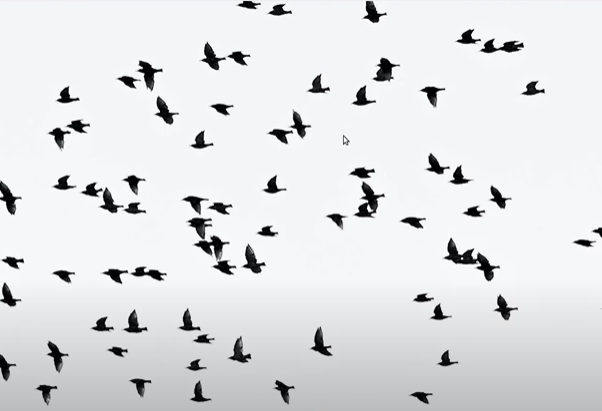
#> input picture birds.png, 602 x 411 px
$ python 8-contour.py
#> lines starting #> are read from the running program, lines starting #| are printed output that depends on the picture; after the words box and inside, x2 and y2 are one past the last pixel; in counts of white or black regions, pixels touching at a corner belong together
import os
import cv2
import numpy as np

image_path = os.path.join('.', 'birds.png')

image = cv2.imread(image_path)
#> image is the input picture: shape (411, 602, 3); mean B, G, R 226.5, 224.6, 222.8
image = cv2.cvtColor(image, cv2.COLOR_BGR2GRAY)
#> image: shape (411, 602)

ret, thresh = cv2.threshold(image, 127, 255, cv2.THRESH_BINARY_INV)
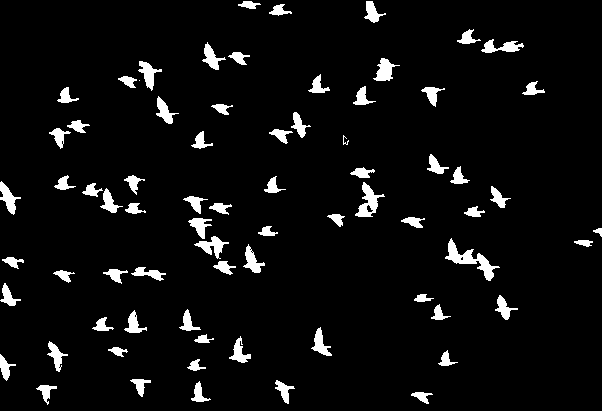
#> thresh: shape (411, 602); 5.3% white; 73 white regions (1 under 20 px)

contours, hierarchy = cv2.findContours(thresh, cv2.RETR_TREE, cv2.CHAIN_APPROX_SIMPLE)
#> contours = 81 contours, 9 with area under 20; largest, box (x1, y1, x2, y2) and area: (445, 238, 500, 281) 558, (355, 182, 385, 217) 387, (373, 58, 400, 81) 266, (194, 236, 229, 259) 263, (0, 181, 21, 215) 251

print(f'Number of contours found: {len(contours)}')
#| Number of contours found: 81

for cnt in contours:
    print(cv2.contourArea(cnt))
    if(cv2.contourArea(cnt) > 100):
        # (image, contours, contourIdx, color, thickness))
        # cv2.drawContours(image, [cnt], -1, (255, 0, 0), 10)

        # boxes around contours
        x1, y1, w, h = cv2.boundingRect(cnt)
        cv2.rectangle(image, (x1, y1), (x1 + w, y1 + h), (0, 255, 0), 2)
#> this loop made 81 passes
#> (x1, y1, w, h) on passes 1, 2, 3, 4, 5, 7, 8, 10, 12, 14, 15, 16: (411, 392, 22, 12), (36, 385, 21, 20), (191, 381, 20, 21), (275, 380, 20, 24), (130, 379, 21, 18), (0, 354, 16, 27), (438, 350, 20, 16), (47, 341, 21, 31), (229, 336, 22, 27), (311, 327, 21, 29), (92, 317, 22, 14), (124, 310, 23, 23)
#> cnt on passes 11, 29, 30, 31: [[58, 367], [59, 366], [60, 367], [59, 368]], [[251, 252], [252, 251], [253, 252], [252, 253]], [[250, 251], [251, 250], [252, 251], [251, 252]], [[249, 249], [250, 248], [251, 249], [250, 250]]
#| 101.5
#| 131.0
#| 140.5
#| 160.0
#| 131.5
#| 83.0
#| 151.0
#| 102.0
#> (further printed lines are left out)
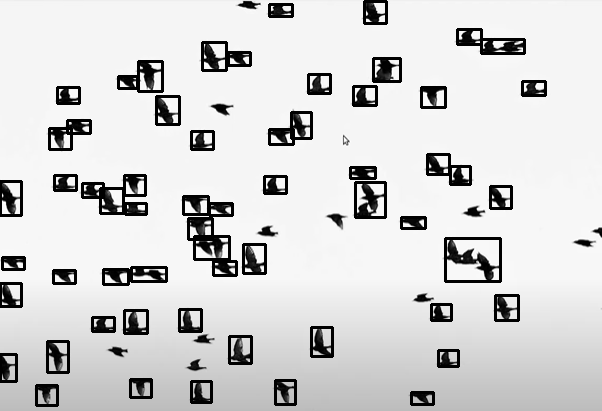
#> image: shape (411, 602); min 0, max 255, mean 211.5

cv2.imshow('Original Image', image)
# cv2.imshow('Thresholded Image', thresh)

cv2.waitKey(0)
